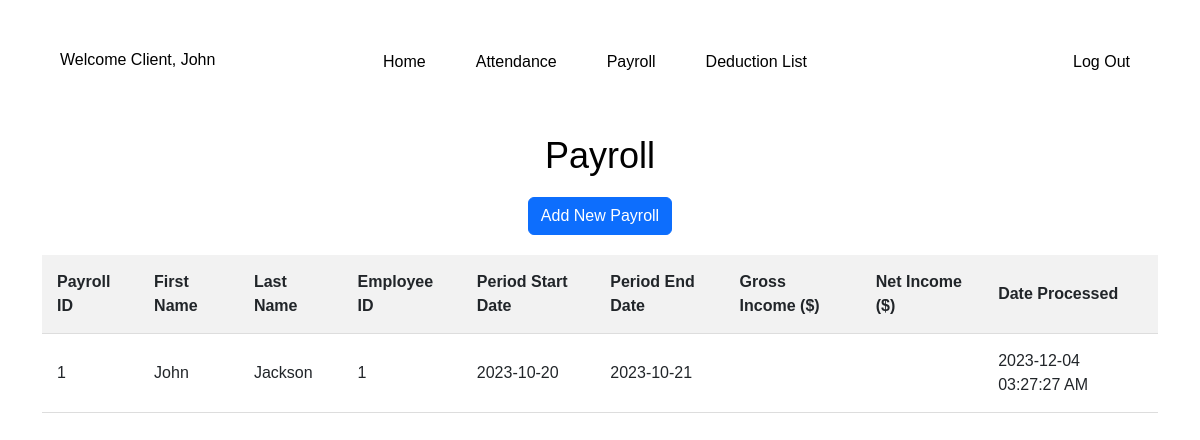
/client_payroll.php (signed in), run on the app's committed database.
### tables this page shows
CREATE TABLE Employees (
	EmployeeID INT NOT NULL AUTO_INCREMENT,
	FirstName VARCHAR(255) NOT NULL,
	LastName VARCHAR(255) NOT NULL,
	PositionID INT NOT NULL,
	DepartmentID INT NOT NULL,
	HireDate DATE NOT NULL,
	Role INT NOT NULL,  
	PRIMARY KEY (EmployeeID),
	FOREIGN KEY (PositionID)
		REFERENCES Positions (PositionID),
	FOREIGN KEY (DepartmentID)
		REFERENCES Departments (DepartmentID)
);

CREATE TABLE Payroll (
	PayrollID INT NOT NULL AUTO_INCREMENT,
	EmployeeID INT NOT NULL,
	PeriodStartDate DATE,
	PeriodEndDate DATE,
	GrossIncome DECIMAL (10, 2),
	NetIncome DECIMAL (10, 2),
	DateProcessed TIMESTAMP,
	PRIMARY KEY (PayrollID),
	FOREIGN KEY (EmployeeID)
		REFERENCES Employees (EmployeeID) ON DELETE CASCADE
);

### client_payroll.php (the view, shortened to what this page needs)
<!DOCTYPE html>
<html lang="en">
<head>
    <link href="https://cdn.jsdelivr.net/npm/bootstrap@5.3.2/dist/css/bootstrap.min.css" rel="stylesheet"
>
    <link rel="stylesheet" type="text/css" href="employee_form.css">
    <link rel="stylesheet" type="text/css" href="navbar.css">
    <link rel="stylesheet" type="text/css" href="payroll.css">
</head>
<body>
    <?php
    include 'cnavbar.php';
  include("sqlconnection.php");
  if (isset($_SESSION['employee_id'])) {
    $employeeIdSession = $_SESSION['employee_id'];
    $sql = "SELECT * FROM Payroll LEFT JOIN Employees ON Payroll.EmployeeID = Employees.EmployeeID WHERE Payroll.EmployeeID = $employeeIdSession";
    $result = mysqli_query($con, $sql);
    } else {
        echo "<div class='center'><h2>Invalid Employee ID, Session Error</h2></div>";
}
     ?>
    <div class="container">
        <h2>Payroll</h2>
        <button type="button" class="btn btn-primary" data-bs-toggle="modal" data-bs-target="#addNewPayroll">
            Add New Payroll
        </button>
        <table class="payroll-table">
            <thead>
                <tr>
                    <th>Payroll ID</th>
                    <th>First Name</th>
                    <th>Last Name</th>
                    <th>Employee ID</th>
                    <th>Period Start Date</th>
                    <th>Period End Date</th>
                    <th>Gross Income ($)</th>
                    <th>Net Income ($)</th>
                    <th>Date Processed</th>
                </tr>
            </thead>
            <tbody>
                <?php
                if (mysqli_num_rows($result) > 0) {
                    while ($row = mysqli_fetch_assoc($result)) {
                        $FormatTimeTo12 = date('Y-m-d h:i:s A', strtotime($row["DateProcessed"]));
                        echo "<tr>
                                <td>" . $row["PayrollID"] . "</td>
                                <td>" . $row["FirstName"] . "</td>
                                <td>" . $row["LastName"] . "</td>
                                <td>" . $row["EmployeeID"] . "</td>
                                <td>" . $row["PeriodStartDate"] . "</td>
                                <td>" . $row["PeriodEndDate"] . "</td>
                                <td>" . $row["GrossIncome"] . "</td>
                                <td>" . $row["NetIncome"] . "</td>
                                <td>" . $FormatTimeTo12 . "</td>
                            </tr>";
                    }
                } else {
                    echo "0 results";
                }
                ?>
            </tbody>
        </table>
    </div>
</body>
</html>

### cnavbar.php (shortened to what this page needs)
<!DOCTYPE html>
<html lang="en">
<head>
    <link rel="stylesheet" type="text/css" href="navbar.css">
    <link rel="stylesheet" type="text/css" href="dropdown.css">
</head>
<body>
    <?php
            include("sqlconnection.php");
            if (isset($_SESSION['employee_id'])) {
    $employeeIdSession = $_SESSION['employee_id'];
    $sql = "SELECT * FROM Employees
 WHERE EmployeeID = $employeeIdSession";
    $result = mysqli_query($con, $sql);
    if ($row = mysqli_fetch_assoc($result)) {
        $firstName = $row['FirstName'];
    } else {
        echo "<div class='center'><h2>Employee not found</h2></div>";
    }
    } else {
        echo "<div class='center'><h2>Invalid Employee ID, Session Error</h2></div>";
}
    ?>
    <div class="Main-buttons">
        <a href="clienthome.php" class="cool-button animated-button">Home</a>
        <a href="client_attandance.php" class="cool-button animated-button">Attendance</a>
        <a href="client_payroll.php" class="cool-button animated-button">Payroll</a>
        <a href="client_deductions.php" class="cool-button animated-button">Deduction List</a>
    </div>
    <div class="dropdown">
        <a href="dropdown.php" class="cool-button animated-button">Log Out</a>
    </div>
    <div class="helloname">
        <?php
        if (isset($firstName)) {
        echo "<p class='cool-name'>Welcome Client, " . $firstName . "</p>";
    } else {
        echo "<p class='cool-name'>Welcome Client</p>";
    }
        ?>
    </div>
</body>
</html>

### employee_form.css (style rules this page uses)
body { font-family: Arial, sans-serif; background-color: white; margin: 0; }
h2 { text-align: center; color: #333; }
button { padding: 12px; background-color: white; color: black; border: none; border-radius: 4px; cursor: pointer; }
.animated-button { animation: coolAnimation 1s ease-in-out; }

### navbar.css (style rules this page uses)
.Main-buttons { display: flex; justify-content: center; align-items: center; margin-top: 20px; padding: 20px; flex-wrap: wrap; }
.cool-button { background-color: white; color: black; border: none; padding: 10px 20px; text-align: center; text-decoration: none; display: inline-block; font-size: 16px; margin-right: 10px; margin-bottom: 10px; border-radius: 5px; cursor: pointer; transition: background-color 0.3s, color 0.3s; }
.animated-button { animation: coolAnimation 1s ease-in-out; }

### payroll.css (style rules this page uses)
body { font-family: Arial, sans-serif; background-color: white; margin: 0; padding: 0; }
.container { width: 100%; margin-top: 20px; text-align: center; }
h2 { text-align: center; color: black; font-size: 36px; margin-bottom: 20px; animation: fadeInUp 1s ease-in-out; }
.payroll-table { width: 100%; border-collapse: collapse; margin-top: 20px; }
th, td { padding: 15px; text-align: left; border-bottom: 1px solid #ddd; }
th { background-color: #f2f2f2; }

### dropdown.css (style rules this page uses)
body { font-family: "Arial", sans-serif; margin: 0; padding: 0; }
.dropdown { position: absolute; top: 20px; right: 20px; padding: 20px; z-index: 1000; }
.cool-button { color: black; border: none; padding: 10px 20px; text-align: center; text-decoration: none; display: inline-block; font-size: 16px; margin-right: 10px; margin-bottom: 10px; border-radius: 5px; cursor: pointer; transition: background-color 0.3s, color 0.3s; }
.animated-button { animation: coolAnimation 1s ease-in-out; }
.helloname { position: absolute; top: 20px; left: 20px; padding: 20px; z-index: 1000; }
.cool-name { color: black; border: none; padding: 10px 20px; text-align: center; text-decoration: none; display: inline-block; font-size: 16px; margin-right: 10px; margin-bottom: 10px; }
p { line-height: 1.3; }

### data on the page
employees: FirstName "John"
payroll: PayrollID "1", EmployeeID.FirstName "John", EmployeeID.LastName "Jackson", EmployeeID.EmployeeID "1", PeriodStartDate "2023-10-20", PeriodEndDate "2023-10-21", DateProcessed "2023-12-04 03:27:27 AM"
